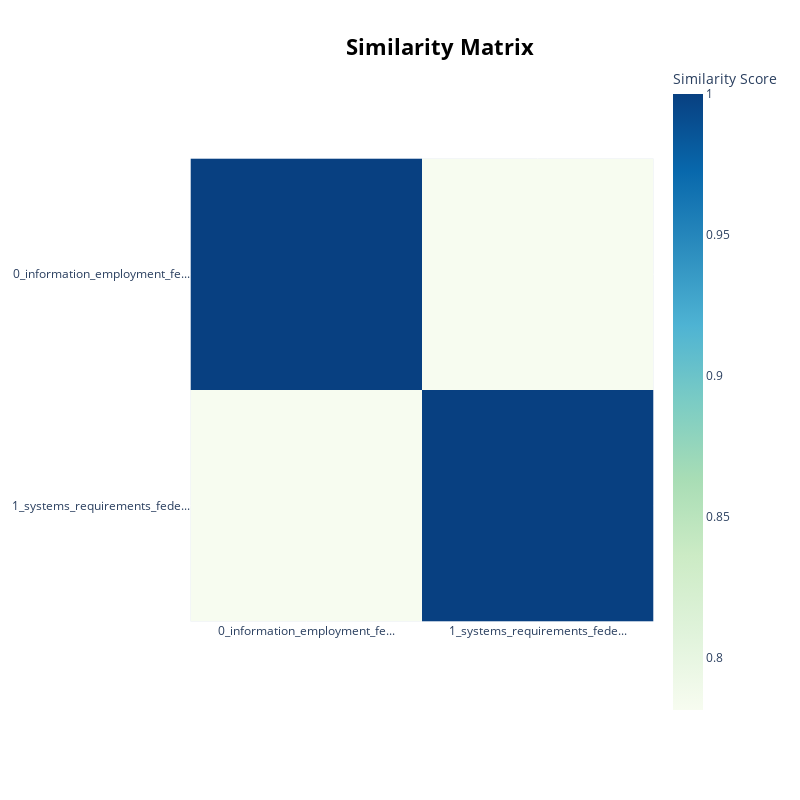

Write notebook code for a chart like this one.
### Code cell
topic_model_usa.visualize_heatmap()

### Figure 1 — Plotly figure (JSON) as saved in the notebook; plotly's stock layout.template omitted (floating-point values rounded to 4 significant figures)
{"data": [{"coloraxis": "coloraxis", "hovertemplate": "x: %{x}<br>y: %{y}<br>Similarity Score: %{z}<extra></extra>", "name": "0", "type": "heatmap", "x": ["0_information_employment_fe...", "1_systems_requirements_fede..."], "xaxis": "x", "y": ["0_information_employment_fe...", "1_systems_requirements_fede..."], "yaxis": "y", "z": [[1.0, 0.7814], [0.7814, 1.0]]}], "layout": {"coloraxis": {"colorbar": {"title": {"text": "Similarity Score"}}, "colorscale": [[0, "rgb(247,252,240)"], [0.125, "rgb(224,243,219)"], [0.25, "rgb(204,235,197)"], [0.375, "rgb(168,221,181)"], [0.5, "rgb(123,204,196)"], [0.625, "rgb(78,179,211)"], [0.75, "rgb(43,140,190)"], [0.875, "rgb(8,104,172)"], [1, "rgb(8,64,129)"]]}, "height": 800, "hoverlabel": {"bgcolor": "white", "font": {"family": "Rockwell", "size": 16}}, "legend": {"title": {"text": "Trend"}}, "margin": {"t": 60}, "showlegend": true, "title": {"font": {"color": "Black", "size": 22}, "text": "<b>Similarity Matrix</b>", "x": 0.55, "xanchor": "center", "y": 0.95, "yanchor": "top"}, "width": 800, "xaxis": {"anchor": "y", "constrain": "domain", "domain": [0, 1], "scaleanchor": "y"}, "yaxis": {"anchor": "x", "autorange": "reversed", "constrain": "domain", "domain": [0, 1]}}}
